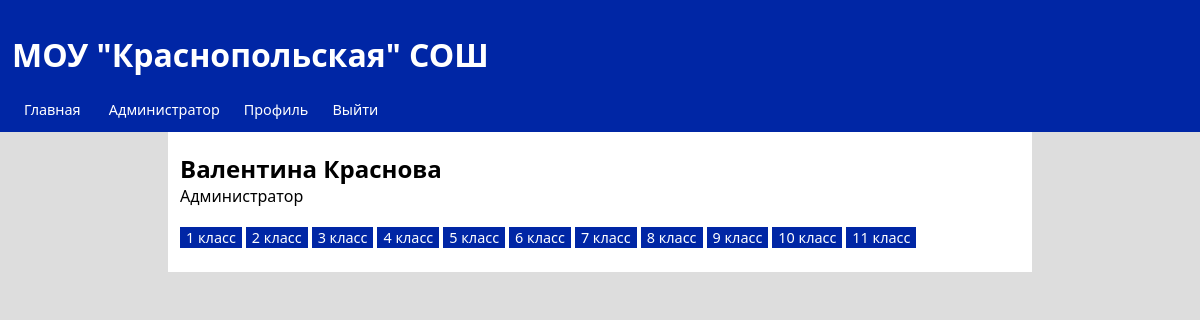
Page /pages/teacher.php (signed in) on the committed database.
### tables this page shows
CREATE TABLE `Users` (
  `id` int NOT NULL,
  `first_name` varchar(255) NOT NULL,
  `last_name` varchar(255) NOT NULL,
  `login` varchar(255) NOT NULL,
  `password` varchar(255) NOT NULL,
  `user_type` int NOT NULL
);

CREATE TABLE `UserType` (
  `id` int NOT NULL,
  `name` varchar(255) NOT NULL
);

CREATE TABLE `Groupss` (
  `id` int NOT NULL,
  `name` varchar(255) NOT NULL
);

### pages/teacher.php (the view, shortened to what this page needs)
<!DOCTYPE html>
<html lang="en">
<head>
    <link rel="stylesheet" href="../css/form.css">
</head>
<body>
    <?php require("../php/header.php"); ?>
    <section>
    <?php require("../php/get_user_info.php"); ?>
    <?php
    require("../php/conn.php");
    ?>
        <div class="ratings">
        <div class='nav_buttons'>
            <form action="" method="get" class='form_schedule'>
                <?php foreach($conn->query("SELECT * FROM Groupss") as $row):?>
                    <button name="button" value='<?php echo $row['id'] ?>' class='select_group'><?php echo $row['name'] ?> класс</button>
                <?php endforeach; ?>
            </form>
        </div>
        </div>
    </section>
</body>
</html>

### php/header.php (shortened to what this page needs)
<link rel="stylesheet" href="http://localhost/School/style.css">
<header>
    <h1>МОУ "Краснопольская" СОШ</h1>
    <nav>
        <a href="http://localhost/School/index.php">Главная</a>
        <?php
            if(isset($_SESSION['isLoginned']))
            {
                if($_SESSION['userType'] == 1)
                {
                    echo "<a href='http://localhost/School/pages/admin.php'>Администратор</a>";
                }
                echo "<a href='http://localhost/School/pages/profile.php'>Профиль</a>";
                echo "<a href='http://localhost/School/php/exit.php'>Выйти</a>";
            }
            else
            {
                echo "<a href='http://localhost/School/pages/login.php'>Войти</a>";
            }
        ?>
    </nav>
</header>

### php/get_user_info.php (shortened to what this page needs)
<div class='user_info'>
        <?php
            if(isset($_SESSION['isLoginned']))
            {
                require("conn.php");
                $sql = "SELECT * FROM Users INNER JOIN UserType ON Users.user_type = UserType.id WHERE Users.id = ".$_SESSION['id'];
                if($result = mysqli_fetch_assoc($conn->query($sql)))
                {
                    echo "<h2>".$result['first_name']." ".$result['last_name']."</h2>";
                    echo "<p>".$result['name']."</p>";
                }
            }
        ?>
    </div>

### css/form.css (style rules this page uses)
form { width: 20vw; padding: 1vw; background-color: white; margin: 10vh auto; display: flex; flex-direction: column; }
form * { margin: .5vw; border: none; font-size: 1.2vw; }
.select_group { margin: 1vw 0vw; }
.form_schedule { all: initial; }

### style.css (style rules this page uses)
body { margin: 0; background-color: rgb(221, 221, 221); }
* { font-family: 'Segoe UI', Tahoma, Geneva, Verdana, sans-serif; }
header { background-color: rgb(0, 38, 165); margin: 0; padding: 1vw; color: white; }
header nav a { color: white; text-decoration: none; margin: 1vw; font-size: 1.2vw; }
section { background-color: white; width: 70vw; margin: 0 auto; padding: 1vw; }
.user_info { margin: 1vh 0; }
.user_info h2 { margin: 0; }
.user_info p { margin: 0; }
.ratings { display: flex; flex-direction: row; flex-wrap: wrap; }
button { border: none; background-color: rgb(0, 38, 165); color: white; cursor: pointer; font-size: 1.2vw; }

### rows in the picture
users: first_name "Валентина", last_name "Краснова", user_type.name "Администратор"
groupss: name "1"
groupss: name "2"
groupss: name "3"
groupss: name "4"
groupss: name "5"
groupss: name "6"
groupss: name "7"
groupss: name "8"
groupss: name "9"
groupss: name "10"
groupss: name "11"
